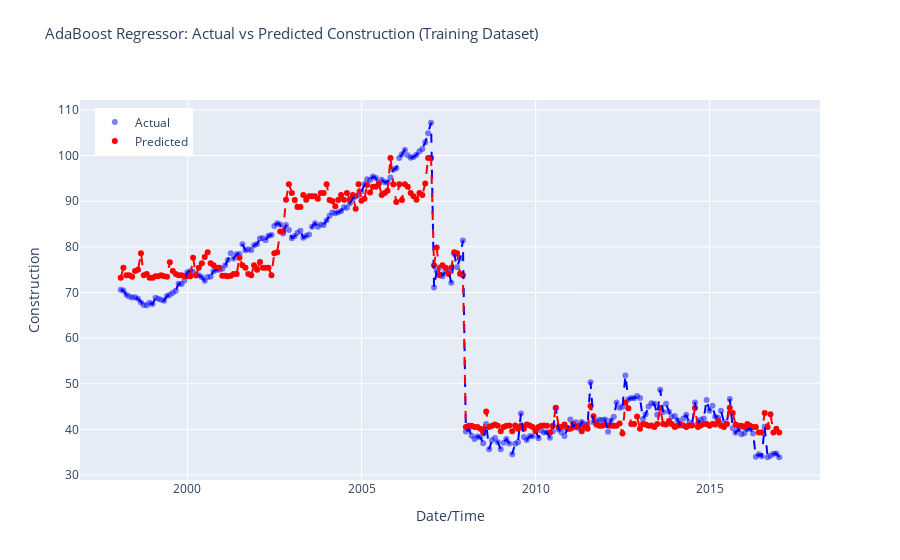

The cell this chart's notebook holds for it:
### Code cell
# Make predictions on the test dataset
predictions = pycr.predict_model(model, data = train_data)

r2 = r2_score(predictions['Construction'], predictions['prediction_label'])
print('R-squared (R2) Score:', r2)

# Sort predictions DataFrame by index
predictions.sort_index(inplace=True)

# Create Plotly figure
fig = make_subplots(rows=1, cols=1, shared_xaxes=True, shared_yaxes=True)

# Add scatter plot for actual values
fig.add_trace(go.Scatter(x=predictions.index, y=predictions['Construction'],
                         mode='markers', marker=dict(color='blue', opacity=0.5),
                         name='Actual'), row=1, col=1)

# Add scatter plot for predicted values
fig.add_trace(go.Scatter(x=predictions.index, y=predictions['prediction_label'],
                         mode='markers', marker=dict(color='red'),
                         name='Predicted'), row=1, col=1)

# Add lines for sorted actual values
fig.add_trace(go.Scatter(x=predictions.index, y=predictions['Construction'].sort_index(),
                         mode='lines', line=dict(color='blue', dash='dash'),
                         showlegend=False), row=1, col=1)

# Add lines for sorted predicted values
fig.add_trace(go.Scatter(x=predictions.index, y=predictions['prediction_label'].sort_index(),
                         mode='lines', line=dict(color='red', dash='dash'),
                         showlegend=False), row=1, col=1)

fig.update_layout(title_text='AdaBoost Regressor: Actual vs Predicted Construction (Training Dataset)',
                  title_font_size=15, title_y=.95,
                  xaxis_title='Date/Time', yaxis_title='Construction',
                  legend=dict(x=0.02, y=0.98),
                  grid=dict(rows=1, columns=1, ygap=0.2))

# Show interactive plot
fig.show()

### Figure 1 — Plotly figure (JSON) as saved in the notebook; plotly's stock layout.template omitted (floating-point values rounded to 4 significant figures; data arrays with more than 128 entries replaced by an {"elided": "..."} marker saying what was removed)
{"data": [{"marker": {"color": "blue", "opacity": 0.5}, "mode": "markers", "name": "Actual", "type": "scatter", "x": {"elided": "228 str values"}, "xaxis": "x", "y": {"elided": "228 float values"}, "yaxis": "y"}, {"marker": {"color": "red"}, "mode": "markers", "name": "Predicted", "type": "scatter", "x": {"elided": "228 str values"}, "xaxis": "x", "y": {"elided": "228 float values"}, "yaxis": "y"}, {"line": {"color": "blue", "dash": "dash"}, "mode": "lines", "showlegend": false, "type": "scatter", "x": {"elided": "228 str values"}, "xaxis": "x", "y": {"elided": "228 float values"}, "yaxis": "y"}, {"line": {"color": "red", "dash": "dash"}, "mode": "lines", "showlegend": false, "type": "scatter", "x": {"elided": "228 str values"}, "xaxis": "x", "y": {"elided": "228 float values"}, "yaxis": "y"}], "layout": {"grid": {"columns": 1, "rows": 1, "ygap": 0.2}, "legend": {"x": 0.02, "y": 0.98}, "title": {"font": {"size": 15}, "text": "AdaBoost Regressor: Actual vs Predicted Construction (Training Dataset)", "y": 0.95}, "xaxis": {"anchor": "y", "domain": [0, 1], "title": {"text": "Date/Time"}}, "yaxis": {"anchor": "x", "domain": [0, 1], "title": {"text": "Construction"}}}}
